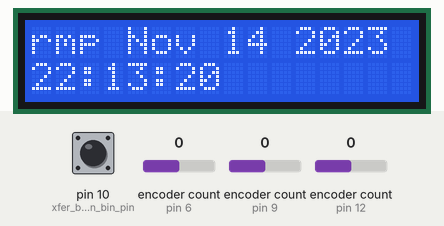
Simulated run of this sketch. Board: Arduino Nano, built with avr-gcc and run on an emulated ATmega328P. Parts: 16×2 character LCD. Inputs (shaded band) come from the test bench; at power-on: encoder count (sensors on pin 9, pin 12, pin 6) 0, pin 10 (xfer_button_bin_pin) HIGH. What the sketch prints to the serial monitor is not drawn.

Above: at 4.3 s.
4.4 s: encoder count (sensor on pin 9) set to 1
At 5.2 s:
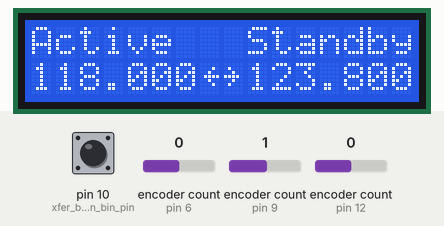
5.9 s: pin 10 (xfer_button_bin_pin) pulled LOW for 0.15 s
At 6.5 s:
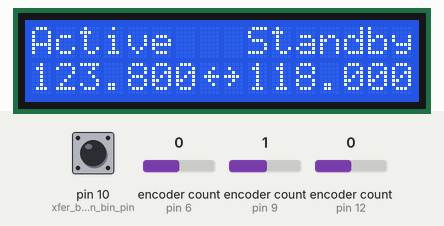
7.6 s: encoder count (sensor on pin 12) set to 1
At 8.2 s:
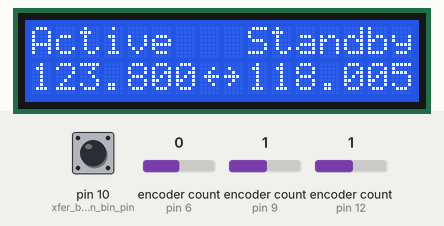
9.1 s: pin 10 (xfer_button_bin_pin) pulled LOW for 1 s
At 11.3 s:
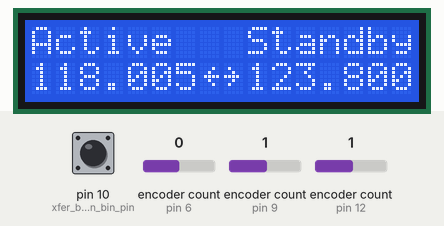
13.2 s: encoder count (sensor on pin 9) set to 2
At 13.6 s:
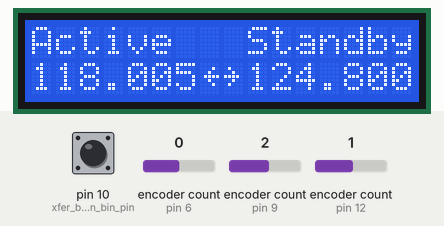
Timing chart, 0 to 16.2 s (numbered marks = the images above; inputs shaded):
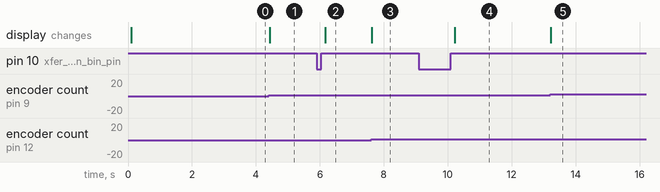

Measured:
- after the input at 4.4 s, the display: changes at once (image 1)
- after the input at 5.9 s, the display: changes after 0.27 s (image 2)
- after the input at 7.6 s, the display: changes at once (image 3)
- after the input at 9.1 s, the display: changes after 1.1 s (image 4)

The sketch:

rmp.ino
```cpp
// (licence header left out)
/* Board "Arduino Nano", Proc "ATMega328P (Old Bootloader)" */

#include <Arduino.h>
#include <limits.h>
#include <LiquidCrystal_I2C.h>
#include <RotaryEncoder.h>
#include <ButtonDebounce.h>
#include "rmp_wiring.h"

LiquidCrystal_I2C lcd = LiquidCrystal_I2C(lcd_I2C, 16, 2);

RotaryEncoder kHz_encoder(kHz_encoder_pin1, kHz_encoder_pin2, kHz_latch_mode);
RotaryEncoder mHz_encoder(mHz_encoder_pin1, mHz_encoder_pin2, mHz_latch_mode);
ButtonDebounce xfer_btn(xfer_button_bin_pin, 100);

#ifdef TRIM_WHEEL
RotaryEncoder trim_encoder(trim_encoder_pin1, trim_encoder_pin2, trim_latch_mode);
#endif

// time to keep display on after activity
#define DISPLAY_ON_DIAL_SEC 600L
#define DISPLAY_ON_XFER_SEC 2400L       // if xfer is pressed it's likely that it's really used

//
// acceleration on continuous turns
//
class ProgressiveDial {
    private:
        int _max_steps;
        static constexpr int _nbuf = 25;
        long _ts[_nbuf];
        int _head = 0;
        RotaryEncoder::Direction _last_dir = RotaryEncoder::Direction::NOROTATION;

    public:
        ProgressiveDial(const int max_steps) {
            _max_steps = max_steps;
            _ts[_nbuf - 1] = -LONG_MAX;
        }

        int steps(RotaryEncoder::Direction dir) {
            // save ts of call
            long now = millis();

            // if we reverse direction reinit the array
            if (dir != _last_dir) {
                _last_dir = dir;
                _head = 0;
                _ts[_nbuf - 1] = -LONG_MAX;
            }

            _ts[_head] = now;

            // count clicks in 1s,2s,3s,4s
            int clicks_1s = 1;
            int clicks_2s = 1;
            int clicks_3s = 1;
            int clicks_4s = 1;

            int i = _head - 1;
            while (1) {
                if (i < 0) i = _nbuf - 1;
                if (i == _head) break;
                if (_ts[i] > now - 1000) clicks_1s++;
                if (_ts[i] > now - 2000) clicks_2s++;
                if (_ts[i] > now - 3000) clicks_3s++;
                if (_ts[i] > now - 4000)
                    clicks_4s++;
                else
                    break;

                i--;
            }

            if (++_head == _nbuf)
                _head = 0;

            //Serial.print("1s: "); Serial.print(clicks_1s); Serial.print(", 2s: "); Serial.print(clicks_2s);
            //Serial.print(", 3s: "); Serial.print(clicks_3s); Serial.print(", 4s: "); Serial.println(clicks_4s);

            // fine tuning
            if (clicks_1s <= 4) return 1;
            if (clicks_2s <= 8) return 2;

            // ramp up to max_steps between 9 and max
            if (clicks_4s > 8) {
                return round(4 + (clicks_4s - 8.0) / (_nbuf - 8) * (_max_steps - 4));
            }

            return 2;
        }
};

ProgressiveDial kHz_dial(10);
ProgressiveDial mHz_dial(4);

static byte arrow_l[] = {
    B00000,
    B00010,
    B00100,
    B01111,
    B00100,
    B00010,
    B00000,
    B00000,
};

static byte arrow_r[] = {
    B00000,
    B01000,
    B00100,
    B11110,
    B00100,
    B01000,
    B00000,
    B00000,
};

int active_mHz = 118;
int active_kHz = 0;
int stdby_mHz = 122;
int stdby_kHz = 800;
char trim_dir = '_';
long heartbeat_ts;
long display_off_ts;
int active;

char inbuff[50];
int inbuff_len = 0;


void
update_display() {
    char buff[17];
    if (! active) {
        active = 1;
        lcd.clear();
        lcd.setCursor(0, 0);
        lcd.print("Active   Standby");
    }

    lcd.setCursor(0, 1);
    snprintf(buff, sizeof(buff), "%3d.%03d\001\002%3d.%03d", active_mHz, active_kHz, stdby_mHz, stdby_kHz);
    lcd.print(buff);
}

// send message to p3d
void
send_message(char type) {
    char buff[30];
    if ('S' == type) {
        snprintf(buff, sizeof buff, "S%06ld_", stdby_mHz * 1000L + stdby_kHz);
    } else if ('X' == type) {
        snprintf(buff, sizeof buff, "X%06ld%06ld_", active_mHz * 1000L + active_kHz, stdby_mHz * 1000L + stdby_kHz);
    } else if ('T' == type) {
        snprintf(buff, sizeof buff, "T%c_", trim_dir);
    } else
        return;

    Serial.println(buff);
}

// process dial steps for frequency
void
dial_step(int mode, RotaryEncoder::Direction dir, int steps = 1) {
    // Serial.print("steps: "); Serial.println(steps);
    long now = millis();

    // if display is off just switch it on on first freq change
    if (now > display_off_ts) {
        lcd.backlight();
        update_display();
        display_off_ts = now + DISPLAY_ON_DIAL_SEC * 1000;
        return;
    }

    if (0 == mode) {
        stdby_mHz += (int)dir;
        // the mHz don't wrap
        if (stdby_mHz < 118)
            stdby_mHz = 118;
        else if (stdby_mHz > 136)
            stdby_mHz = 136;
    } else {
        do  {
            int kHz8 = stdby_kHz % 25;
            // wrap the kHz
            if (0 == kHz8) {
                stdby_kHz += (dir == RotaryEncoder::Direction::CLOCKWISE) ? 5 : -10;
            } else if (15 == kHz8) {
                stdby_kHz += (dir == RotaryEncoder::Direction::CLOCKWISE) ? 10 : -5;
            } else {
                stdby_kHz += (int)dir * 5;
            }

            if (stdby_kHz < 0)
                stdby_kHz = 990;
            else if (stdby_kHz > 990)
                stdby_kHz = 0;

            steps--;
        } while (steps > 0);
    }

    display_off_ts = max(display_off_ts, now + DISPLAY_ON_DIAL_SEC * 1000);
    update_display();
    send_message('S');
}

// button press callback, send XFER message
void
xfer(const int state) {
    if (state != 1)
        return;

    int t = active_mHz; active_mHz = stdby_mHz; stdby_mHz = t;
    t = active_kHz; active_kHz = stdby_kHz; stdby_kHz = t;

    long now = millis();

    // if display is off just switch it on on first freq change
    if (now > display_off_ts)
        lcd.backlight();

    update_display();
    display_off_ts = now + DISPLAY_ON_XFER_SEC * 1000;

    send_message('X');
}

// Process a received message
void
process_message(const char *msg, int len) {
    if (('H' == msg[0]) && (14 == len)) {
        long a, s;

        int res = sscanf(msg + 1, "%06ld%06ld_", &a, &s);
        if (res != 2)
            goto error;

        active_mHz = a / 1000; active_kHz = a % 1000;
        stdby_mHz = s / 1000; stdby_kHz = s % 1000;
        update_display();
        heartbeat_ts = millis();
    } else
        goto error;

    return;

error:
    Serial.print("D error parsing >>>>"); Serial.print(msg); Serial.println("<<<<");
    return;

}

// assemble a message i.e. chars until a lf
void get_message() {
    int c;
    while ((c = Serial.read()) > 0) {
        if ('\r' == c)  // drop CR
            continue;

        if ('\n' == c) {
            inbuff[inbuff_len] = '\0';
            process_message(inbuff, inbuff_len);
            inbuff_len = 0;
            continue;
        }

        inbuff[inbuff_len++] = c;
        if (inbuff_len == sizeof(inbuff)) {
            inbuff_len = 0;
            Serial.println("D receiving garbage");
        }
    }
}


void setup() {
    Serial.begin(115200);
    Serial.println("D Startup RMP " __DATE__ " " __TIME__);
    xfer_btn.setCallback(xfer);
    lcd.init();
    lcd.backlight();

    lcd.createChar(1, arrow_l);
    lcd.createChar(2, arrow_r);

    lcd.clear();
    lcd.setCursor(0, 0);
    lcd.print("rmp " __DATE__);
    lcd.setCursor(0, 1);
    lcd.print(__TIME__);

    delay(3000);
    display_off_ts = millis() + 30L * 1000;
}


void loop() {
    long now = millis();
    if (now > display_off_ts) {
        lcd.noBacklight();
    }

    if (now - heartbeat_ts > 20L * 1000) {
        // catch transition to inactive
        if (active) {
            lcd.clear();
            lcd.setCursor(0, 0);
            lcd.print("Waiting for sim");
            display_off_ts = now + 30L * 1000;
        }

        active = 0;
    }

    get_message();

    kHz_encoder.tick();
    RotaryEncoder::Direction dir = kHz_encoder.getDirection();
    if (dir != RotaryEncoder::Direction::NOROTATION) {
        int steps = kHz_dial.steps(dir);
        dial_step(1, dir, steps);
    }

    mHz_encoder.tick();
    dir = mHz_encoder.getDirection();
    if (dir != RotaryEncoder::Direction::NOROTATION) {
        int steps = mHz_dial.steps(dir);
        dial_step(0, dir, steps);
    }

#ifdef TRIM_WHEEL
    trim_encoder.tick();
    dir = trim_encoder.getDirection();
    if (dir != RotaryEncoder::Direction::NOROTATION) {
        trim_dir = (dir == RotaryEncoder::Direction::CLOCKWISE) ? 'D' : 'U';
        send_message('T');
    }
#endif

    xfer_btn.update();
}
```

rmp_wiring-sample.h
```cpp
// (licence header left out)
// define your wiring here

// LCD I2C
constexpr int lcd_I2C = 0x27;

// encoder digital pins
constexpr int kHz_encoder_pin1 = 12;
constexpr int kHz_encoder_pin2 = 11;
constexpr RotaryEncoder::LatchMode kHz_latch_mode = RotaryEncoder::LatchMode::FOUR3;

constexpr int mHz_encoder_pin1 = 9;
constexpr int mHz_encoder_pin2 = 8;
constexpr RotaryEncoder::LatchMode mHz_latch_mode = RotaryEncoder::LatchMode::FOUR3;

constexpr int xfer_button_bin_pin = 10;

#define TRIM_WHEEL 1

#ifdef TRIM_WHEEL
constexpr int trim_encoder_pin1 = 6;
constexpr int trim_encoder_pin2 = 7;
constexpr RotaryEncoder::LatchMode trim_latch_mode = RotaryEncoder::LatchMode::FOUR3;
#endif
```
